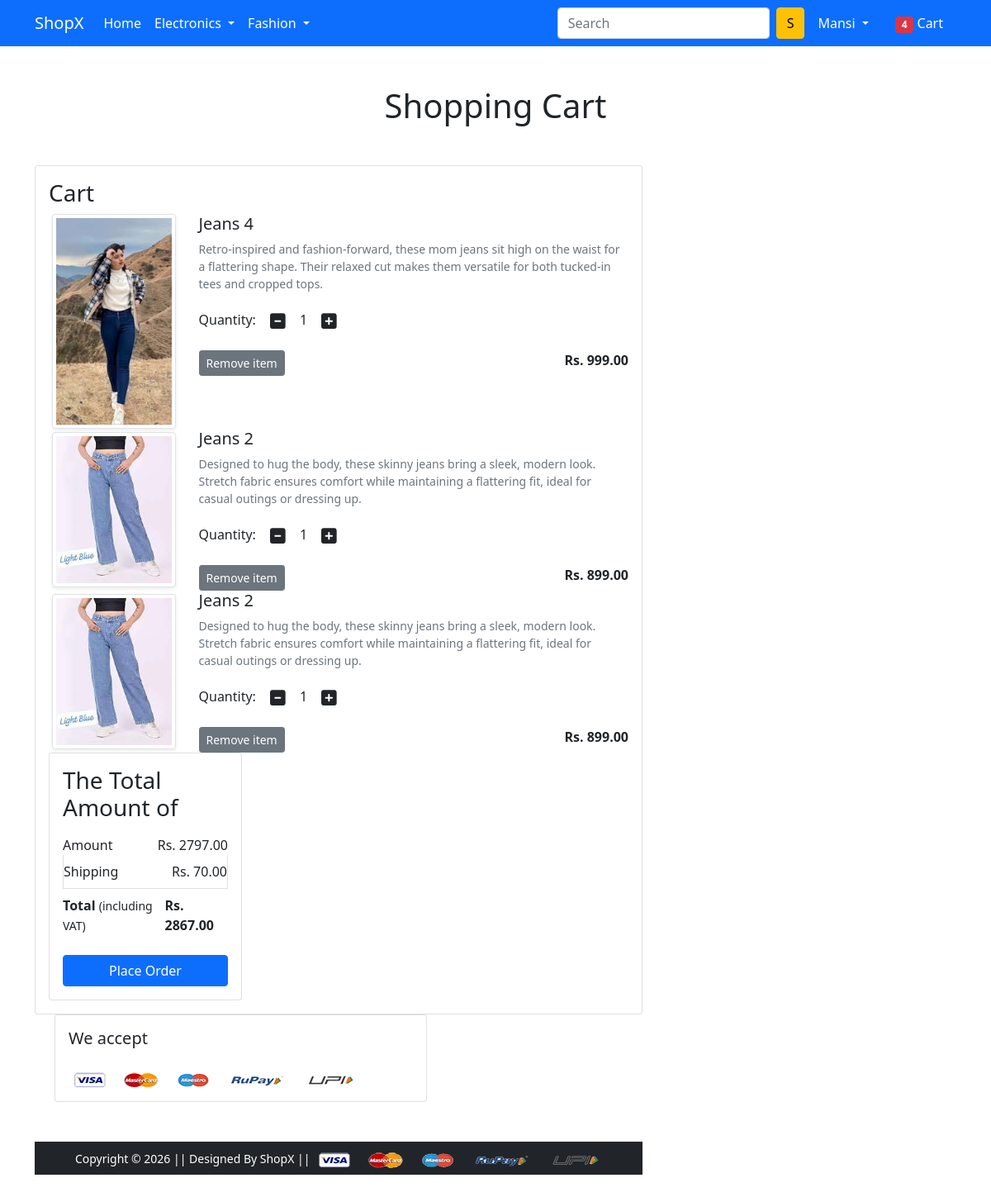
The app's page /cart/ (signed in) with its own data.
### app/models.py (models this page shows, shortened)
class Cart(models.Model):
     User = models.ForeignKey(User, on_delete = models.CASCADE)
     product = models.ForeignKey(Product, on_delete=models.CASCADE)
     quantity = models.PositiveIntegerField(default=1)

class Product(models.Model):
    title = models.CharField(max_length=100)
    selling_price = models.FloatField()
    discounted_price = models.FloatField()
    description = models.TextField()
    brand = models.CharField(max_length=100)
    category = models.CharField(choices=CATEGORY_CHOICES, max_length=2)
    product_image = models.ImageField(upload_to='productimage')

### app/views.py (the view)
# urls.py: path('cart/', views.show_cart, name='showcart'),
def show_cart(request):
    if request.user.is_authenticated:
       user = request.user
       cart = Cart.objects.filter(User=user)
       amount = 0.0
       shipping_amount = 70.0
       total_amount = 0.0
       cart_product = [p for p in Cart.objects.all() if p.User == user]
       if cart_product:
          for p in cart_product:
             tempamount = (p.quantity * p.product.discounted_price)
             amount += tempamount
          totalamount = amount + shipping_amount
          return render(request, 'app/addtocart.html', {'carts':cart, 'amount':amount, 'totalamount':totalamount})
       else:
          return render(request, 'app/emptycart.html')
    return render(request, 'app/addtocart.html', {'carts':cart})

### app/templates/app/addtocart.html (shortened to what this page needs)
{% extends 'app/base.html' %}
{% load static %}
{% block main-content %}
<div class="container my-5">
 <div class="row">
  <h1 class="text-center mb-5">Shopping Cart</h1>
  <div class="col-sm-8">
  <div class="card">
   <div class="card-body">
    <h3>Cart</h3>
    {% for cart in carts %}
    <div class="row">
     <div class="col-sm-3 text-center align-self-center"><img src="{{ cart.product.product_image.url }}" alt="" srcset="" class="img-fluid img-thumbnail shadow-sm" height="150" width="150"> </div>
     <div class="col-sm-9">
      <div>
       <h5>{{ cart.product.title }}</h5>
       <p class="mb-2 text-muted small">{{cart.product.description}}</p>
       <div class="my-3">
        <label for="quantity">Quantity:</label>
        <a class="minus-cart btn" pid="{{ cart.product.id }}"><i class="fas fa-minus-square fa-lg"></i></a>
          <span id="quantity">{{ cart.quantity }}</span>
        <a class="plus-cart btn" pid="{{ cart.product.id }}"><i class="fas fa-plus-square fa-lg"></i></a>
       </div>
       <div class="d-flex justify-content-between">
        <a href="#" class="btn btn-sm btn-secondary mr-3 remove-cart" pid="{{ cart.product.id }}">Remove item </a>
        <p class="mb-0"><span><strong>Rs. {{ cart.product.discounted_price|floatformat:2 }}</strong></span></p>
       </div>
      </div>
     </div>
    </div>
    {% endfor %}
  <div class="col-sm-4">
   <div class="card">
    <div class="card-body">
      <h3>The Total Amount of</h3>
      <ul class="list-group">
       <li class="list-group-item d-flex justify-content-between align-items-center border-0 px-0 pb-0">Amount<span id = "amount">Rs. {{amount|floatformat:2}}</span></li>
       <li class="list-group-item d-flex justify-content-between align-items-center px-0">Shipping<span>Rs. 70.00</span></li>
       <li class="list-group-item d-flex justify-content-between align-items-center border-0 px-0 mb-3">
        <div>
           <strong>Total</strong> <small>(including VAT)</small>
         </div>
         <span><strong id = "totalamount">Rs. {{totalamount|floatformat:2}}</strong></span>
       </li>
      </ul>
      <div class="d-grid"><a href="{% url 'checkout' %}" class="btn btn-primary">Place Order</a></div>
    </div>
   </div>
  </div>
 </div>
</div>
<div class="container">
 <div class="row">
  <div class="col-sm-8">
   <div class="card">
    <div class="card-body">
      <h5 class="mb-4">We accept</h5>
      <img src="{% static 'app/images/payment.png' %}" alt="" class="img-fluid">
    </div>
  </div>
  </div>
 </div>
</div>
{% endblock main-content %}

### app/templates/app/base.html (shortened to what this page needs)
<!doctype html>
{% load static %}
<html lang="en">
  <head>
    <link href="https://cdn.jsdelivr.net/npm/bootstrap@5.0.0-beta1/dist/css/bootstrap.min.css" rel="stylesheet">
    <link rel="stylesheet" href="{% static 'app/css/owl.carousel.min.css' %}">
    <link rel="stylesheet" href="{% static 'app/css/all.min.css' %}">
    <link rel="stylesheet" href="{% static 'app/css/style.css' %}">
  </head>
  <body>
    <nav class="navbar navbar-expand-lg navbar-dark bg-primary">
     <div class="container">
       <a class="navbar-brand" href="/">ShopX</a>
       <div class="collapse navbar-collapse" id="navbarSupportedContent">
         <ul class="navbar-nav me-auto mb-2 mb-lg-0">
           <li class="nav-item">
             <a class="nav-link active" aria-current="page" href="/">Home</a>
           </li>
           <li class="nav-item dropdown">
             <a class="nav-link dropdown-toggle text-white" href="#" id="electronicsDropdown" role="button" data-bs-toggle="dropdown" aria-expanded="false">
               Electronics
             </a>
           </li>
           <li class="nav-item dropdown">
             <a class="nav-link dropdown-toggle text-white" href="#" id="fashionDropdown" role="button" data-bs-toggle="dropdown" aria-expanded="false">
               Fashion
             </a>
           </li>
         </ul>
         <form class="d-flex">
           <input class="form-control me-2" type="search" placeholder="Search" aria-label="Search">
           <button class="btn btn-warning" type="submit">S</button>
         </form>
         <div>
          <ul class="navbar-nav me-auto mb-2 mb-lg-0">
        {% if request.user.is_authenticated %}
           <li class="nav-item dropdown mx-2">
              <a class="nav-link dropdown-toggle text-white" href="#" id="profileDropdown" role="button" data-bs-toggle="dropdown" aria-expanded="false">
                {{request.user.username|capfirst}}
              </a>
            </li>
            <li class="nav-item mx-2">
             <a href="{% url 'showcart' %}" class="nav-link text-white"><span class="badge bg-danger">4</span> Cart </a>
            </li>
        {% endif %}
          </ul>
         </div>
       </div>
     </div>
    </nav>
    {% block main-content %} {% endblock main-content %}
    <footer class="container-fluid bg-dark text-center p-2 mt-5">
        <small class="text-white">Copyright &copy; 2026 || Designed By ShopX || </small>
        <img src="{% static 'app/images/payment.png' %}" alt="" srcset="" class="img-fluid" height="2px">
    </footer>
  </body>
</html>

### records on screen
Cart: product.product_image (picture), product "Jeans 4", product.description "Retro-inspired and fashion-forward, these mom jeans sit high on the waist for a flattering shape. Their relaxed cut makes them versatile for both tucked-in tees and cropped tops.", quantity "1", product.discounted_price "999.00"
Cart: product.product_image (picture), product "Jeans 2", product.description "Designed to hug the body, these skinny jeans bring a sleek, modern look. Stretch fabric ensures comfort while maintaining a flattering fit, ideal for casual outings or dressing up.", quantity "1", product.discounted_price "899.00"
Cart: product.product_image (picture), product "Jeans 2", product.description "Designed to hug the body, these skinny jeans bring a sleek, modern look. Stretch fabric ensures comfort while maintaining a flattering fit, ideal for casual outings or dressing up.", quantity "1", product.discounted_price "899.00"

### other values on screen
{{ request.user.username|capfirst }} "Mansi"
{{ amount|floatformat:2 }} "2797.00"
{{ totalamount|floatformat:2 }} "2867.00"
